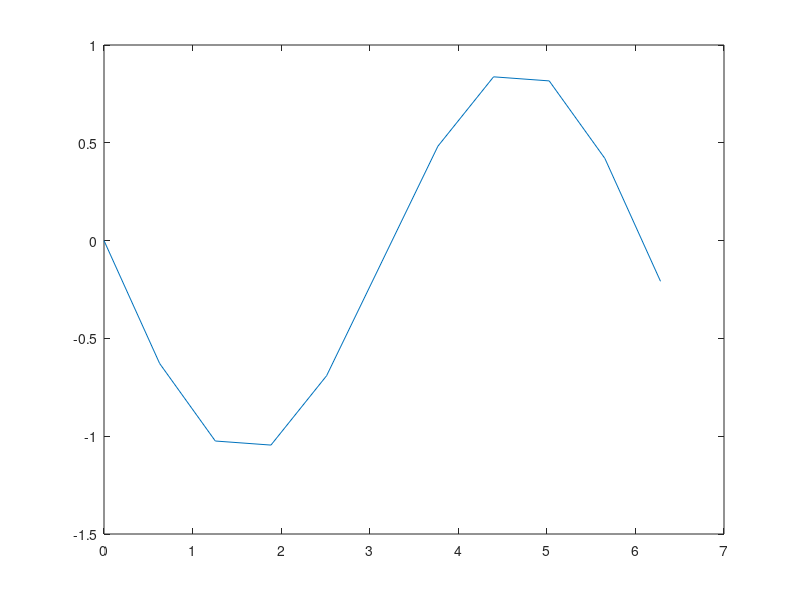

This figure's MATLAB source:
%% 1

clc
clear
close all



a = 0;
b = 1;


BC = [0 0];


mu = 0.001;
f = @(x) -ones(length(x),1);

intervalli = 80;

h = (b-a)/intervalli;

d = mu/h^2 * (2) + 1/h;

d1 = mu/h^2 * (-1);

d_1 = mu/h^2 * (-1) + 1/h * (-1);

uni = ones(intervalli-1, 1)

A = spdiags(uni*[d, d1, d_1], [0 1 -1], intervalli-1, intervalli-1)

x = (a:h:b)';
b = f(x(2:end-1));

% non metto dirichlet perché è omogeneo

u = [BC(1); A\b; BC(2)];
min(u)



%% 2
clc
clear
close all

intervalli = 1000;

mu = 6;

f = @(x) cos(sin(x));

BC = [1/2 1/3];

a = 0;
b = pi;

h = (b-a)/intervalli;

d = mu/h^2 * 2;

d1 = mu/h^2 * (-1);


uni = ones(intervalli-1, 1);

A = spdiags(uni * [d, d1, d1], [0 1 -1], intervalli-1, intervalli-1);


x = (a:h:b)';
b = f(x(2:end-1));

b(1) = b(1) + mu/h^2 * BC(1);

b(end) = b(end) + mu/h^2 * BC(2);

u = [BC(1); A\b; BC(2)];

max(u)


%% 3

clc
clear
close all

f = @(x) log(3.*x.^2 + 2);

mu = 5;

BC = [0 0];

a = 0;
b = 1;
intervalli = 100;
h = (b-a)/intervalli;

d = mu/h^2 * (2);

d1 = mu/h^2 * (-1);

uni = ones(intervalli-1,1);

A = spdiags(uni *[d, d1, d1], [0 1 -1], intervalli-1, intervalli-1);

x = (a:h:b)';

b = f(x(2:end-1));


u = [BC(1); A\b; BC(2)];

max(u)

%% 4

clc
clear
close all

f = @(x) cos(x);

a = 0;
b = 2*pi;
intervalli = 10;
mu = -1;
h = (b-a)/intervalli;

% neumann a destra
BC = [-1 0];

% intervalli - 1 perché scrivo la roba di neumann extra "a mano"
uni = ones(intervalli-1, 1);

% aggiungo un altro elemento alla diagonale a dx per neumann, ma diviso 2
d = [mu/h^2 * (2) * uni; mu/h^2 * (1)];

% la diagonale è simmetrica, quindi d1 = d_1;
% aggiungo un 1 in più sempre per neumann
d1 = mu/h^2 * (-1) * [uni; 1];

A = spdiags([d, d1, d1], [0 1 -1], intervalli, intervalli);

x = (a:h:b)';

% da 2 a end perché non conosco end, quindi devo calcolarlo
b = f(x(2:end));

% dirichlet non omogeneo
b(1) = b(1) + mu/h^2 * BC(1);

% essendo BC(2) = 0 non importa, ma il meno è necessario perché nel testo
% dell'esercizio ci da u' = 0, mentre dovrebbe essere -u' = 0 per il caso
% "standard"
b(end) = b(end)/2 + BC(2)/h * (-1);

u = [BC(1); A\b];

plot(x, u)

u(find(x==pi))


%% extra

clc
clear
close all

f = @(x) sin(x);

a = 0;
b = 2*pi;
intervalli = 10;
mu = -1;
h = (b-a)/intervalli;

% neumann a destra
BC = [0 -1];

% intervalli - 1 perché scrivo la roba di neumann extra "a mano"
uni = ones(intervalli-1, 1);

% aggiungo un altro elemento alla diagonale a dx per neumann, ma diviso 2
d = [mu/h^2 * (2) * uni; mu/h^2 * (1)];

% la diagonale è simmetrica, quindi d1 = d_1;
% aggiungo un 1 in più sempre per neumann
d1 = mu/h^2 * (-1) * [uni; 1];

A = spdiags([d, d1, d1], [0 1 -1], intervalli, intervalli);

x = (a:h:b)';

% da 2 a end perché non conosco end, quindi devo calcolarlo
b = f(x(2:end));

% dirichlet non omogeneo
b(1) = b(1) + mu/h^2 * BC(1);

% essendo BC(2) = 0 non importa, ma il meno è necessario perché nel testo
% dell'esercizio ci da u' = 0, mentre dovrebbe essere -u' = 0 per il caso
% "standard"
b(end) = b(end)/2 + BC(2)/h * (-1);

u = [BC(1); A\b];

plot(x, u)

u(find(x==2*pi))

